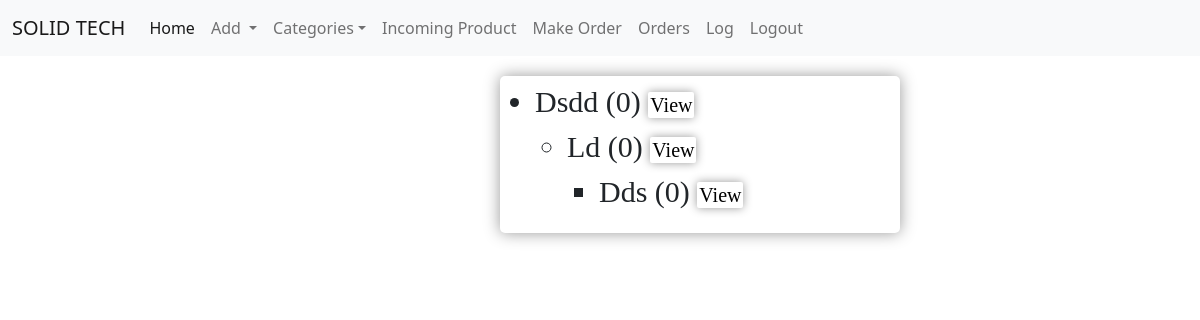
Screenshot of /warehouse/list/category/2 (signed in) with the database file from the repository.
### Warehouse/models.py (models this page shows, shortened)
class Category(MPTTModel):
    user = models.ForeignKey(user, on_delete=models.DO_NOTHING)
    parent = models.ForeignKey('self', related_name='children', on_delete=models.CASCADE, blank=True, null=True)
    name = models.CharField(blank=False, help_text="eg RGB", max_length=1000000)
    def get_products(self):
        descendants = self.get_descendants(include_self=True)
        products = Product.objects.filter(category__in=descendants)
        return products
    class MPTTMeta:
        order_insertion_by = ['name']

### Warehouse/views.py (the view)
# urls.py: path("list/category/<int:pk>", ListCategory.as_view(), name='listcategory'),
class ListCategory(DetailView):
    model = Category
    template_name = "Warehouse/list_category.html"
    def get_queryset(self):
        category = Category.objects.filter(pk=self.kwargs['pk'])
        return category

### utils/context_processors.py (called while the page is built)
def navbar_categories(request):
    categories = Category.objects.all()
    category = Category.objects.filter(parent=None)
    log = Log.objects.all().order_by('-id')[:10]
    return {'navbar_categories':categories,'categorys':category,'log':log}

### Warehouse/templates/Warehouse/list_category.html (shortened to what this page needs)
{% extends 'base.html' %}
    {% load static %}
    {% block title %}
        <link rel="stylesheet" href="{% static 'css/list_category.css' %}">
        <link href="https://cdn.jsdelivr.net/npm/bootstrap@5.2.2/dist/css/bootstrap.min.css" rel="stylesheet"
>
    {% endblock %}
{% block content %}
    {% load mptt_tags %}
    <div class="list">
        <ul>
            <li> {{ category.name|title }} ({{ category.get_products.count }}) <a class="a-tag"
                                                                                  href="{% url 'list' category.pk %}">View</a>
                <ul>
                    {% for subcategory in category.children.all %}
                        <li>{{ subcategory.name|title }} ({{ subcategory.get_products.count }}) <a class="a-tag"
                                                                                                   href="{% url 'list' subcategory.pk %}">View</a>
                            {% if subcategory.children.all %}
                                <ul>
                                    {% for child in subcategory.children.all %}
                                        <li>{{ child.name|title }} ({{ child.get_products.count }}) <a class="a-tag"
                                                                                                       href="{% url 'list' child.pk %}">View</a>
                                        </li>
                                    {% endfor %}
                                </ul>
                            {% endif %}
                        </li>
                    {% endfor %}
                </ul>
            </li>
        </ul>
    </div>
{% endblock content %}

### static/css/list_category.css (style rules this page uses)
.list { width: 400px; box-shadow: hsl(0, 0%, 60%) 0 0 16px; border-radius: 5px; background-color: white; margin-bottom: 10px; margin-left: 500px; margin-top: 20px; padding: 3px; font-family: SansSerif, serif; font-size: 30px; }
.a-tag { text-decoration: none; color: black; box-shadow: hsl(0, 0%, 60%) 0 0 10px; border-radius: 2px; padding: 2px; font-size: 20px; }

### rows the page displays
Category: name "Dsdd", get_products.count "0"
Category: name "Ld", get_products.count "0"
Category: name "Dds", get_products.count "0"
